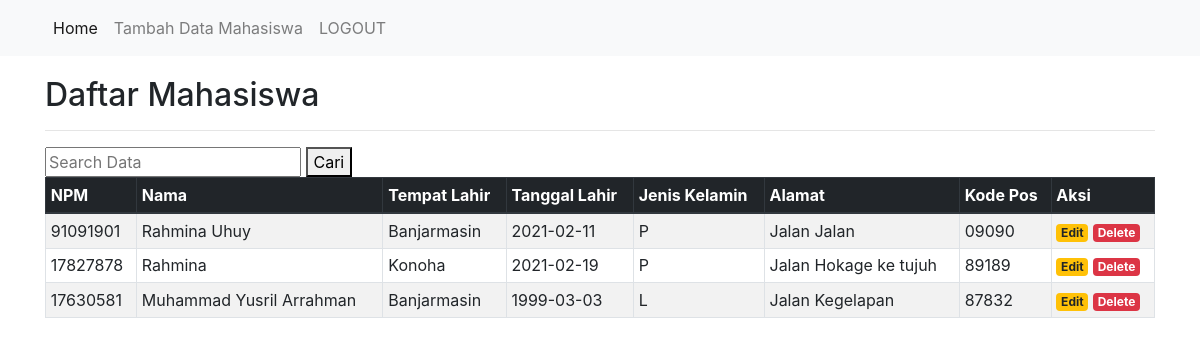
The app's page /home.php with its own data.
### tables this page shows
CREATE TABLE `tb_biodata` (
  `npm` varchar(8) NOT NULL,
  `nama` varchar(100) NOT NULL,
  `tempat_lahir` varchar(50) NOT NULL,
  `tanggal_lahir` date NOT NULL,
  `jenis_kelamin` enum('L','P') NOT NULL,
  `alamat` text NOT NULL,
  `kode_pos` varchar(5) NOT NULL
);

### home.php (the view, shortened to what this page needs)
<?php
include('config.php');
$result = mysqli_query($link, "SELECT * FROM tb_biodata ORDER BY npm DESC");
?>
<!DOCTYPE html>
<html>
<head>
	<link rel="stylesheet" href="https://stackpath.bootstrapcdn.com/bootstrap/4.1.3/css/bootstrap.min.css">
</head>
<body>
	<body>
		<nav class="navbar navbar-expand-lg navbar-light bg-light">
			<div class="container">
				<div class="collapse navbar-collapse" id="navbarSupportedContent">
					<ul class="navbar-nav mr-auto">
						<li class="nav-item active">
							<a class="nav-link" href="home.php">Home</a>
						</li>
						<li class="nav-item">
							<a class="nav-link" href="tambah.php">Tambah Data Mahasiswa</a>
						</li>
						<li class="nav-item">
							<a class="nav-link" href="index.php">LOGOUT</a>
						</li>
					</ul>
				</div>
			</div>
		</nav>
		<div class="container" style="margin-top:20px">
			<h2>Daftar Mahasiswa</h2>
			<hr>
			<form action="search.php" method="get">
				<input type="text" name="search" placeholder="Search Data">
				<button type="submit" name="submit">Cari</button>
			</form>
			<table class="table table-striped table-hover table-sm table-bordered">
				<thead class="thead-dark">
					<tr>
						<th>NPM</th>
						<th>Nama</th>
						<th>Tempat Lahir</th>
						<th>Tanggal Lahir</th>
						<th>Jenis Kelamin</th>
						<th>Alamat</th>
						<th>Kode Pos</th>
						<th>Aksi</th>
					</tr>
				</thead>
				<tbody>
					<?php
					while ($data = mysqli_fetch_array($result)) {
					?>
						<tr>
							<td><?php echo $data['npm'] ?></td>
							<td><?php echo $data['nama'] ?></td>
							<td><?php echo $data['tempat_lahir'] ?></td>
							<td><?php echo $data['tanggal_lahir'] ?></td>
							<td><?php echo $data['jenis_kelamin'] ?></td>
							<td><?php echo $data['alamat'] ?></td>
							<td><?php echo $data['kode_pos'] ?></td>
							<td>
								<a href="edit.php?npm=<?php echo $data['npm'] ?>" class="badge badge-warning">Edit</a>
								<a href="delete.php?npm=<?php echo $data['npm'] ?>" class="badge badge-danger" onclick="return confirm 'Yakin ingin menghapus data ini?'">Delete</a>
							</td>
						</tr>
					<?php } ?>
				</tbody>
			</table>
		</div>
	</body>
</html>

### records on screen
tb_biodata: npm "91091901", nama "Rahmina Uhuy", tempat_lahir "Banjarmasin", tanggal_lahir "2021-02-11", jenis_kelamin "P", alamat "Jalan Jalan", kode_pos "09090"
tb_biodata: npm "17827878", nama "Rahmina", tempat_lahir "Konoha", tanggal_lahir "2021-02-19", jenis_kelamin "P", alamat "Jalan Hokage ke tujuh", kode_pos "89189"
tb_biodata: npm "17630581", nama "Muhammad Yusril Arrahman", tempat_lahir "Banjarmasin", tanggal_lahir "1999-03-03", jenis_kelamin "L", alamat "Jalan Kegelapan", kode_pos "87832"
